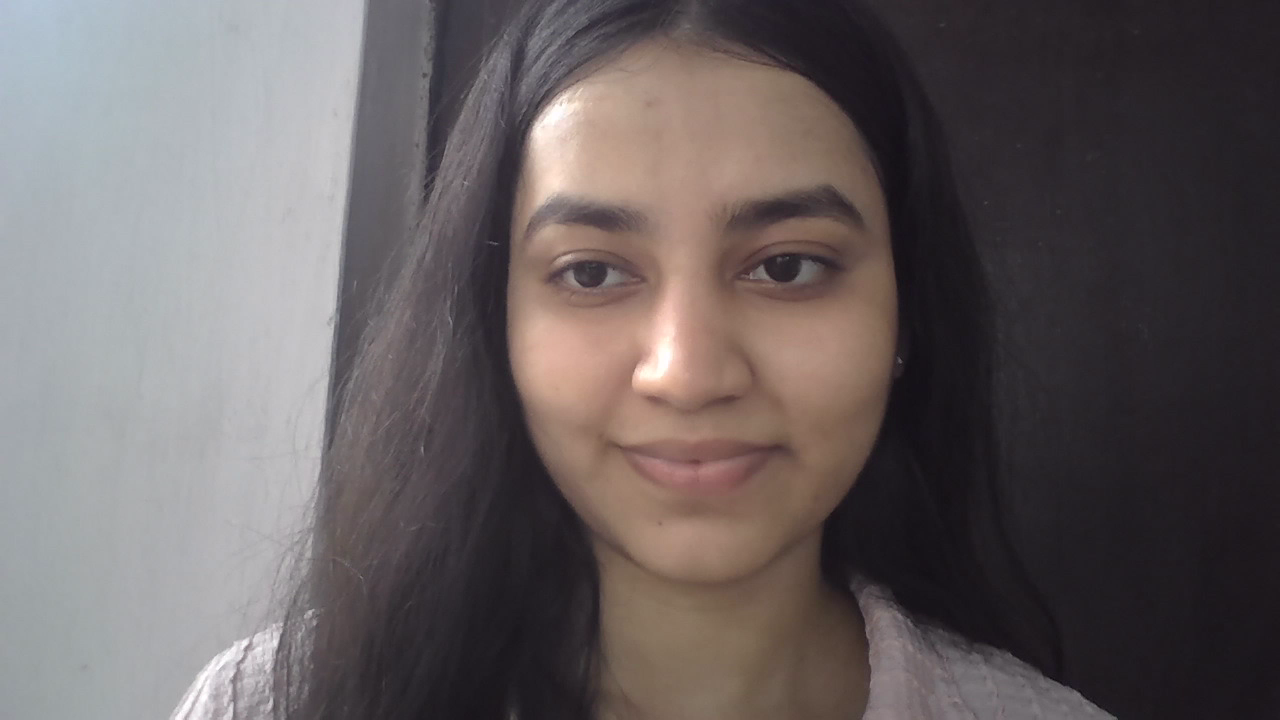
#> input picture frames/frame_001.png, 1280 x 720 px, found by its file name
$ python embed_one_byte.py
#> lines starting #> are read from the running program, lines starting #| are printed output that depends on the picture; after the words box and inside, x2 and y2 are one past the last pixel; in counts of white or black regions, pixels touching at a corner belong together; long printed decimals are rounded
import cv2
import numpy as np
import pywt

INPUT = "frames/frame_001.png"
OUTPUT = "one_byte_embedded.png"

# One test byte: 0xAA = 10101010
SECRET_BYTE = 0xAA

ALPHA = 5.0

# Eight separate mid-frequency coefficients.
# We keep away from the DC / low-frequency region.
POSITIONS = [
    (2, 2),
    (2, 3),
    (2, 4),
    (2, 5),
    (3, 2),
    (3, 3),
    (3, 4),
    (3, 5),
]


def byte_to_bits(value):
    return [(value >> i) & 1 for i in range(7, -1, -1)]


# --------------------------------------------------
# 1. Convert byte to 8 bits
# --------------------------------------------------
secret_bits = byte_to_bits(SECRET_BYTE)

# --------------------------------------------------
# 2. Load frame
# --------------------------------------------------
image = cv2.imread(INPUT, cv2.IMREAD_GRAYSCALE)
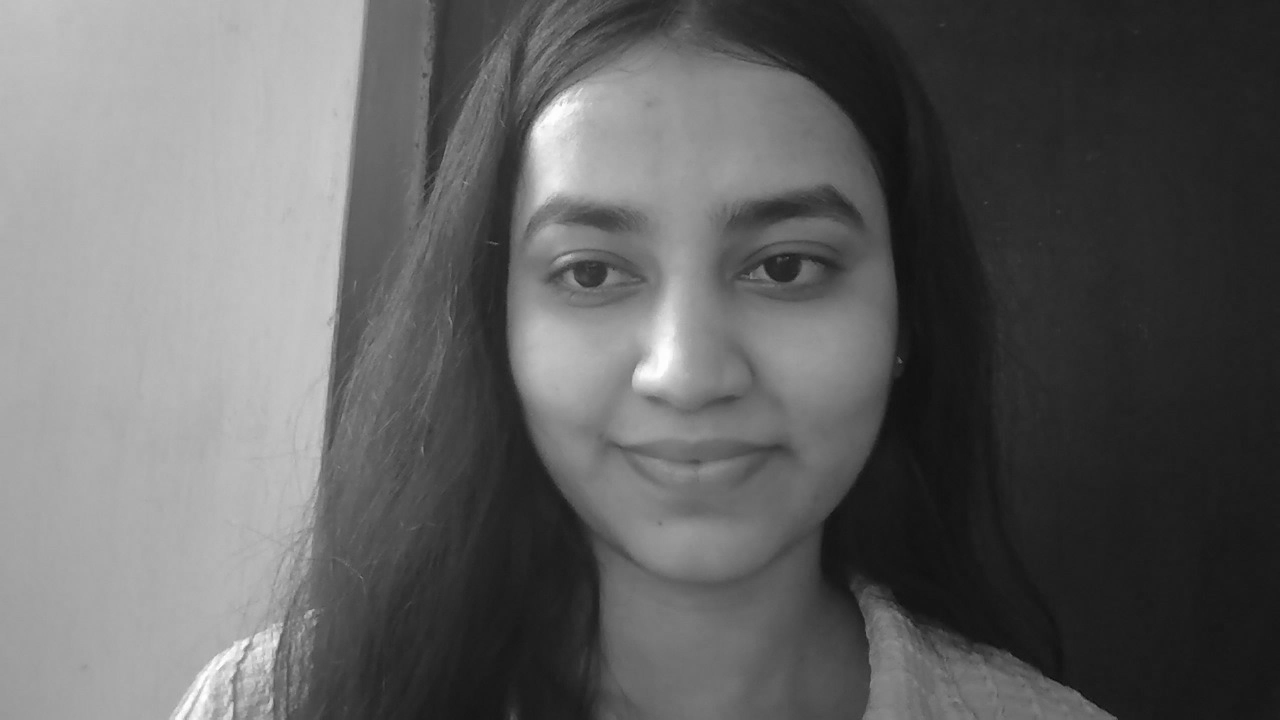
#> image: shape (720, 1280); min 11, max 254, mean 98.4

if image is None:
    raise FileNotFoundError(f"Could not load {INPUT}")

# --------------------------------------------------
# 3. DWT
# --------------------------------------------------
LL, (LH, HL, HH) = pywt.dwt2(
    image.astype(np.float32),
    "haar"
)
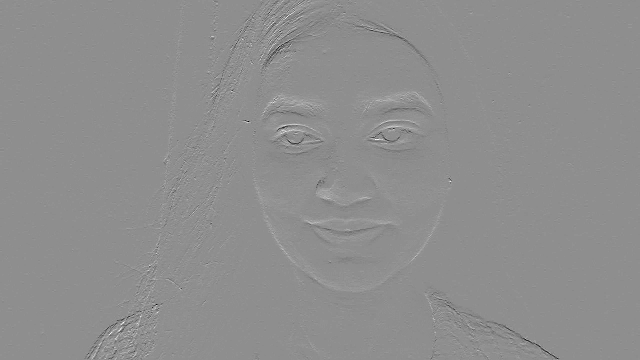
#> LH: shape (360, 640) float32; min -48.5, max 38, mean 0; drawn with min black and max white
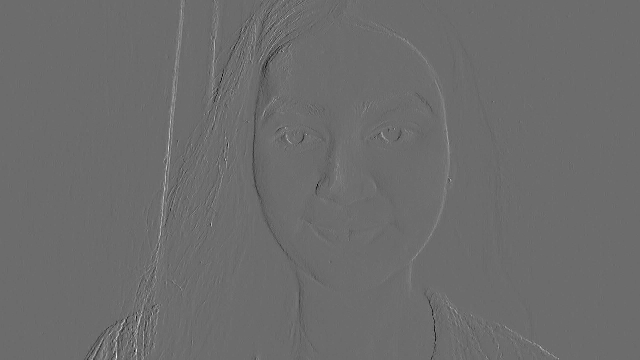
#> HL: shape (360, 640) float32; min -53.5, max 72, mean 0.1; drawn with min black and max white
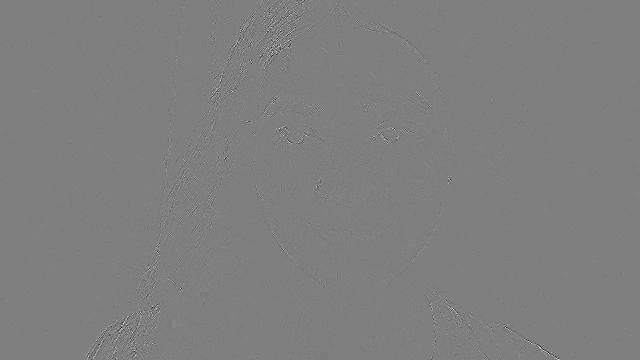
#> HH: shape (360, 640) float32; min -17, max 17, mean 0.00474; drawn with min black and max white

# --------------------------------------------------
# 4. DCT on HH
# --------------------------------------------------
dct_hh = cv2.dct(HH)
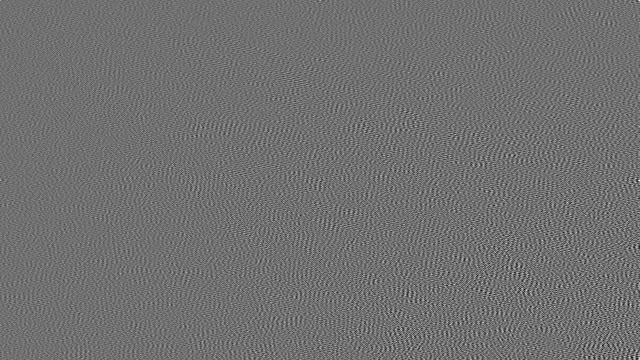
#> dct_hh: shape (360, 640) float32; min -4.62, max 5.82, mean 2.25e-05; drawn with min black and max white

# --------------------------------------------------
# 5. Embed 8 bits
# --------------------------------------------------
original_coefficients = []

for bit, (row, col) in zip(secret_bits, POSITIONS):

    original = dct_hh[row, col]
    original_coefficients.append(original)

    magnitude = max(abs(original), ALPHA)

    if bit == 1:
        dct_hh[row, col] = magnitude
    else:
        dct_hh[row, col] = -magnitude
#> this loop made 8 passes
#> original on passes 1 to 8: 0.599, -0.173, 0.194, 0.206, -0.217, 0.0426, -0.197, -0.169
#> dct_hh: shape (360, 640) float32; under 0.01% of pixels changed, all inside (x1, y1, x2, y2) = (2, 2, 6, 4)
#> after the loop, original_coefficients = [0.599, -0.173, 0.194, 0.206, -0.217, 0.0426, -0.197, -0.169]

# --------------------------------------------------
# 6. Inverse DCT
# --------------------------------------------------
modified_HH = cv2.idct(dct_hh)

# --------------------------------------------------
# 7. Inverse DWT
# --------------------------------------------------
reconstructed = pywt.idwt2(
    (LL, (LH, HL, modified_HH)),
    "haar"
)

# --------------------------------------------------
# 8. Convert and save
# --------------------------------------------------
reconstructed = np.clip(reconstructed, 0, 255).astype(np.uint8)

cv2.imwrite(OUTPUT, reconstructed)

# --------------------------------------------------
# 9. Extract the byte again
# --------------------------------------------------
LL2, (LH2, HL2, HH2) = pywt.dwt2(
    reconstructed.astype(np.float32),
    "haar"
)

dct_hh_extracted = cv2.dct(HH2)

extracted_bits = []

for row, col in POSITIONS:
    coefficient = dct_hh_extracted[row, col]
    extracted_bits.append(1 if coefficient >= 0 else 0)
#> this loop made 8 passes
#> coefficient on passes 1 to 8: 64.71, -54.91, 57.99, -203.7, 215.6, -26.07, 84.54, -66.79
#> after the loop, extracted_bits = [1, 0, 1, 0, 1, 0, 1, 0]

# Convert 8 bits back to one byte
extracted_byte = 0

for bit in extracted_bits:
    extracted_byte = (extracted_byte << 1) | bit
#> this loop made 8 passes
#> (bit, extracted_byte) on passes 2 to 8: (0, 2), (1, 5), (0, 10), (1, 21), (0, 42), (1, 85), (0, 170)
#> extracted_byte on pass 1: 1
#> after the loop, extracted_byte = 170

# --------------------------------------------------
# 10. Quality measurement
# --------------------------------------------------
difference = (
    image.astype(np.float64)
    - reconstructed.astype(np.float64)
)
#> difference: shape (720, 1280) float64; values 0 (black) and 1 (white), 50% white; black in thin lines or dots

mse = np.mean(difference ** 2)
#> mse = 0.5

if mse == 0:
    psnr = float("inf")
else:
    psnr = 10 * np.log10((255 ** 2) / mse)
#> psnr = 51.14

# --------------------------------------------------
# 11. Results
# --------------------------------------------------
print("=== ONE-BYTE EMBEDDING TEST ===")
print("Original image shape:      ", image.shape)
#| Original image shape:       (720, 1280)
print("DWT HH shape:              ", HH.shape)
#| DWT HH shape:               (360, 640)

print(f"Secret byte:               0x{SECRET_BYTE:02X}")
print(f"Secret bits:               {''.join(map(str, secret_bits))}")

print("\nSelected coefficients:")

for position, bit in zip(POSITIONS, secret_bits):
    print(f"  {position} -> bit {bit}")

print("\nExtracted result:")
print(f"Extracted byte:             0x{extracted_byte:02X}")
#| Extracted byte:             0xAA
print(f"Extracted bits:             {''.join(map(str, extracted_bits))}")
#| Extracted bits:             10101010

print(f"\nMSE:                        {mse:.6f}")
#| MSE:                        0.5

if np.isinf(psnr):
    print("PSNR:                       Infinite")
else:
    print(f"PSNR:                       {psnr:.6f} dB")
#| PSNR:                       51.141 dB

print(f"\nOutput: {OUTPUT}")

if SECRET_BYTE == extracted_byte:
    print("ONE-BYTE EMBEDDING: SUCCESS")
else:
    print("ONE-BYTE EMBEDDING: FAILED")
